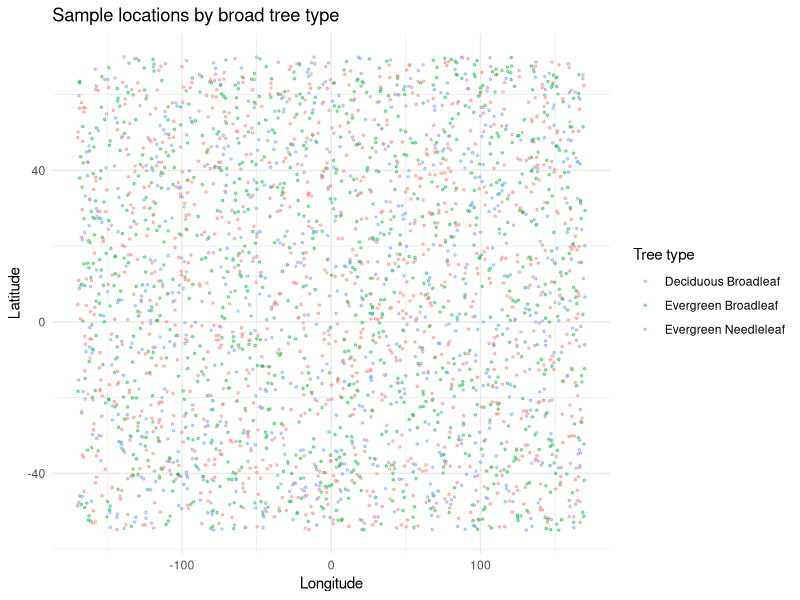
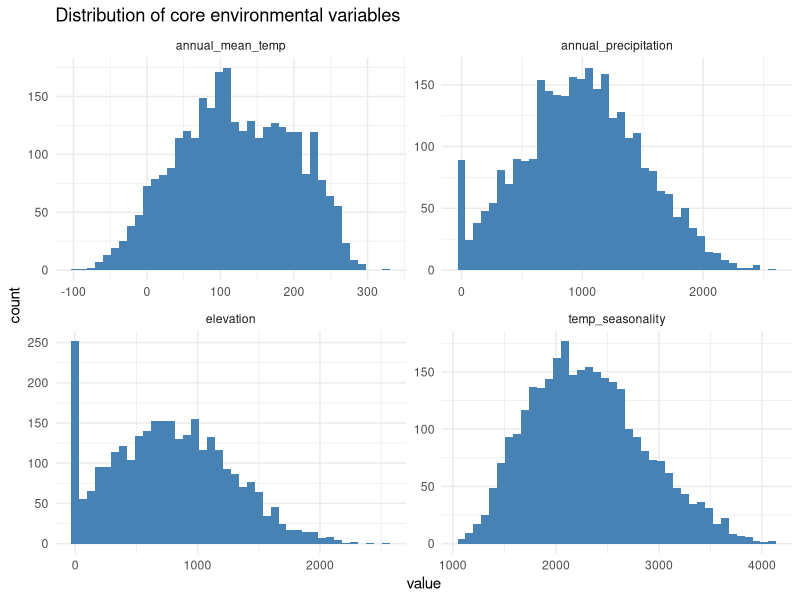
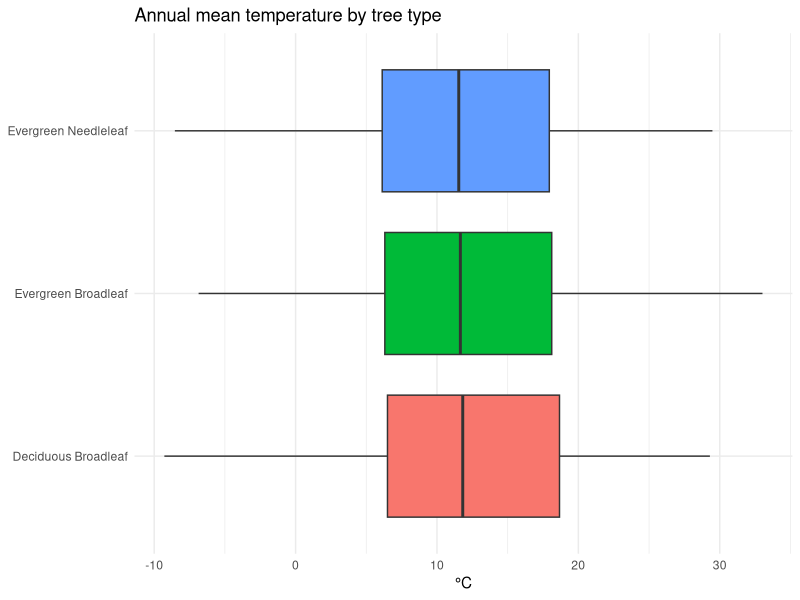
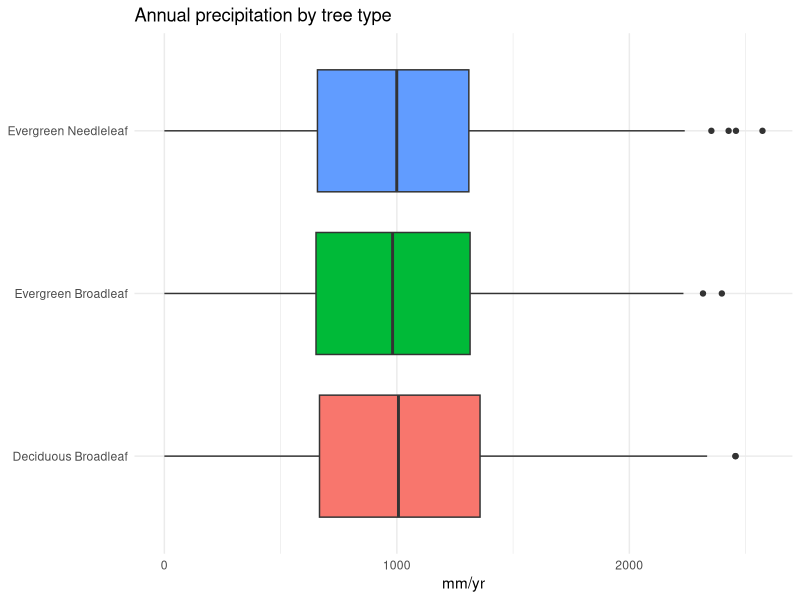
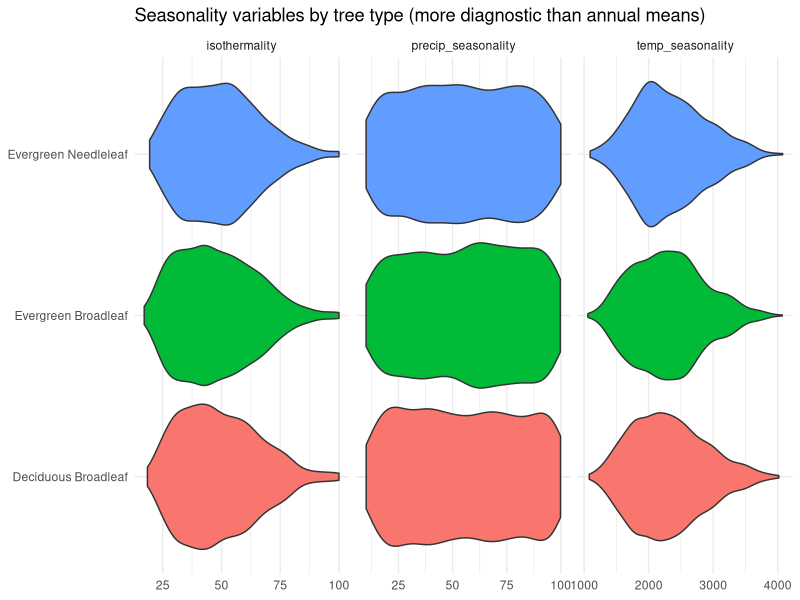
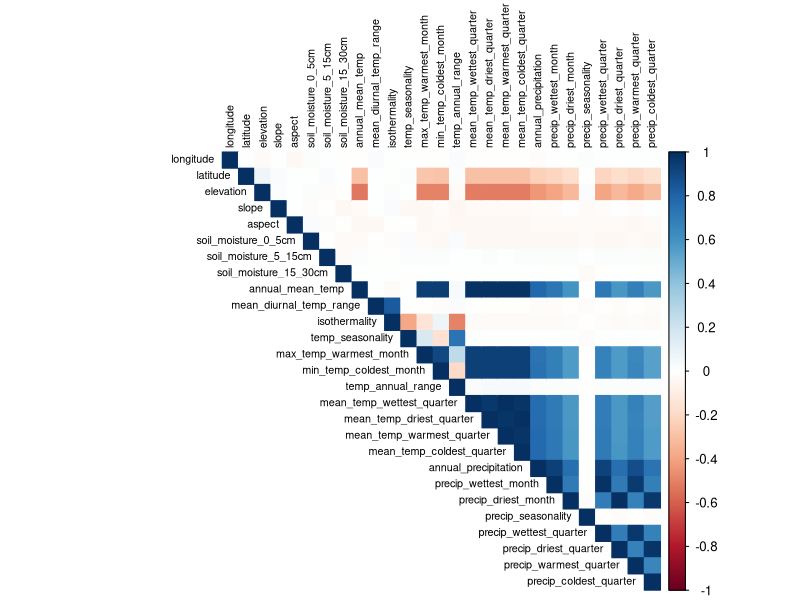
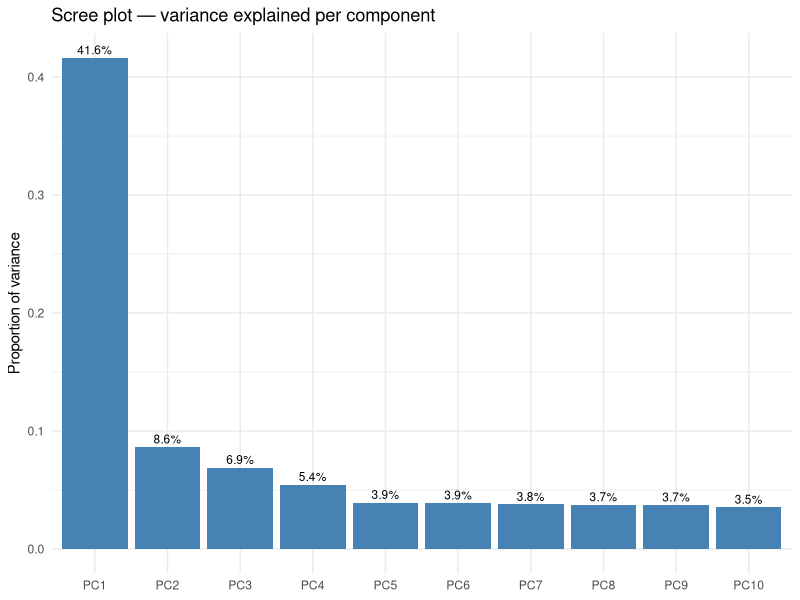
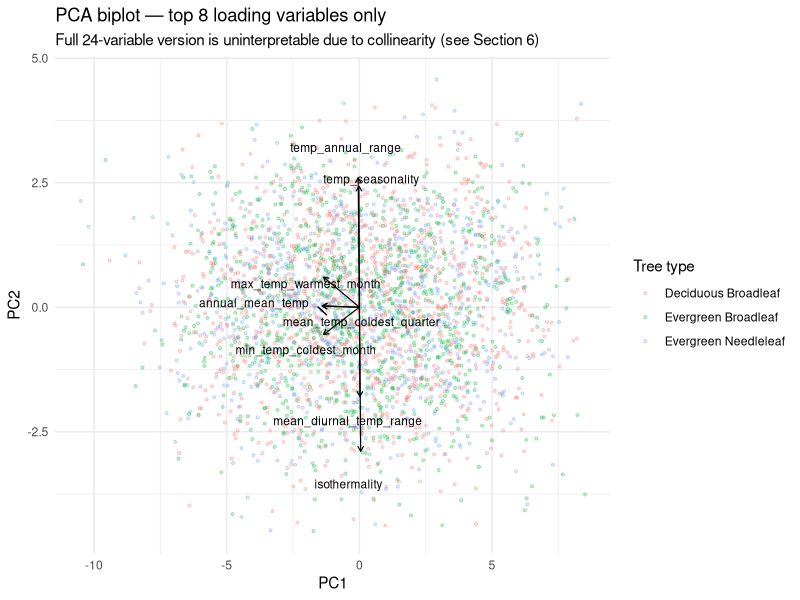

Source code (R) for these figures, in order:
## ---- chunk 1
library(jsonlite)
library(dplyr)
library(purrr)
library(tibble)
library(stringr)
library(ggplot2)
library(corrplot)
library(tidyr)

theme_set(theme_minimal())
## ---- chunk 2
#| echo: false
# Synthetic stand-in so this document renders end-to-end without the raw
# WebDataset tars on disk. Replace this chunk with the real loading chunk
# above when knitting against the actual data.
set.seed(42)
n <- 3000
families <- c("Rosaceae","Fabaceae","Pinaceae","Fagaceae","Betulaceae",
              "Salicaceae","Proteaceae","Araliaceae","Ulmaceae","Viburnaceae")
level0s <- c("Deciduous Broadleaf","Evergreen Broadleaf","Evergreen Needleleaf")

lat <- runif(n, -55, 70)
lon <- runif(n, -170, 170)
elev <- pmax(0, rnorm(n, 600, 500) + abs(lat) * 5)
temp_base <- 28 - 0.35 * abs(lat) - 0.006 * elev
bio01 <- (temp_base + rnorm(n, 0, 1.5)) * 10
bio06 <- bio01 - runif(n, 60, 150)
bio05 <- bio01 + runif(n, 60, 150)
bio10 <- bio01 + runif(n, 20, 60)
bio11 <- bio01 - runif(n, 20, 60)
bio04 <- (bio05 - bio06) * runif(n, 8, 14)
bio02 <- runif(n, 50, 150)
bio03 <- pmin(100, 100 * bio02 / (bio05 - bio06 + 1))
bio07 <- bio05 - bio06
precip_base <- pmax(0, 1800 - 18 * abs(lat) - 0.3 * elev + rnorm(n, 0, 300))
bio12 <- precip_base
bio13 <- bio12 * runif(n, 0.12, 0.22)
bio14 <- bio12 * runif(n, 0.01, 0.05)
bio16 <- bio13 * runif(n, 2.2, 2.8)
bio17 <- bio14 * runif(n, 2.2, 2.8)
bio15 <- runif(n, 10, 100)
bio08 <- bio10 + rnorm(n, 0, 10); bio09 <- bio11 + rnorm(n, 0, 10)
bio18 <- bio16 * runif(n, 0.7, 1.1); bio19 <- bio17 * runif(n, 0.7, 1.1)

df <- tibble(
  key = sprintf("%06d", seq_len(n)),
  level0 = sample(level0s, n, replace = TRUE,
                   prob = c(0.4, 0.35, 0.25)),
  family = sample(families, n, replace = TRUE),
  genus = paste0(substr(family, 1, 4), sample(1:8, n, replace = TRUE)),
  species = paste(genus, sample(letters[1:12], n, replace = TRUE)),
  longitude = lon, latitude = lat,
  elevation = elev,
  slope = pmax(0, rnorm(n, 8, 6)),
  aspect = sample(c(0:359, NA), n, replace = TRUE, prob = c(rep(1, 360), 15)),
  soil_moisture_0_5cm = pmax(0, rnorm(n, 25, 8)),
  soil_moisture_5_15cm = pmax(0, rnorm(n, 27, 8)),
  soil_moisture_15_30cm = pmax(0, rnorm(n, 29, 8)),
  bio01 = bio01, bio02 = bio02, bio03 = bio03, bio04 = bio04, bio05 = bio05,
  bio06 = bio06, bio07 = bio07, bio08 = bio08, bio09 = bio09, bio10 = bio10,
  bio11 = bio11, bio12 = bio12, bio13 = bio13, bio14 = bio14, bio15 = bio15,
  bio16 = bio16, bio17 = bio17, bio18 = bio18, bio19 = bio19
)
## ---- chunk 3
miss <- colSums(is.na(df)) |> sort(decreasing = TRUE)
miss[miss > 0]

complete_frac <- mean(complete.cases(df))
complete_frac
## ---- chunk 4
df <- df |>
  rename(
    annual_mean_temp          = bio01,
    mean_diurnal_temp_range   = bio02,
    isothermality              = bio03,
    temp_seasonality           = bio04,
    max_temp_warmest_month     = bio05,
    min_temp_coldest_month     = bio06,
    temp_annual_range          = bio07,
    mean_temp_wettest_quarter  = bio08,
    mean_temp_driest_quarter   = bio09,
    mean_temp_warmest_quarter  = bio10,
    mean_temp_coldest_quarter  = bio11,
    annual_precipitation       = bio12,
    precip_wettest_month       = bio13,
    precip_driest_month        = bio14,
    precip_seasonality         = bio15,
    precip_wettest_quarter     = bio16,
    precip_driest_quarter      = bio17,
    precip_warmest_quarter     = bio18,
    precip_coldest_quarter     = bio19
  )
## ---- chunk 5
ggplot(df, aes(longitude, latitude, color = level0)) +
  geom_point(alpha = 0.4, size = 0.6) +
  labs(title = "Sample locations by broad tree type",
       color = "Tree type", x = "Longitude", y = "Latitude")
## ---- chunk 6
df |>
  select(annual_mean_temp, annual_precipitation, temp_seasonality, elevation) |>
  pivot_longer(everything(), names_to = "variable", values_to = "value") |>
  ggplot(aes(value)) +
  geom_histogram(bins = 40, fill = "steelblue") +
  facet_wrap(~variable, scales = "free") +
  labs(title = "Distribution of core environmental variables")
## ---- chunk 7
ggplot(df, aes(level0, annual_mean_temp / 10, fill = level0)) +
  geom_boxplot(show.legend = FALSE) +
  coord_flip() +
  labs(title = "Annual mean temperature by tree type", y = "°C", x = NULL)

ggplot(df, aes(level0, annual_precipitation, fill = level0)) +
  geom_boxplot(show.legend = FALSE) +
  coord_flip() +
  labs(title = "Annual precipitation by tree type", y = "mm/yr", x = NULL)
## ---- chunk 8
df |>
  select(level0, temp_seasonality, isothermality, precip_seasonality) |>
  pivot_longer(-level0, names_to = "variable", values_to = "value") |>
  ggplot(aes(level0, value, fill = level0)) +
  geom_violin(show.legend = FALSE) +
  coord_flip() +
  facet_wrap(~variable, scales = "free_x") +
  labs(title = "Seasonality variables by tree type (more diagnostic than annual means)",
       x = NULL, y = NULL)
## ---- chunk 9
# Quantify separation instead of eyeballing overlapping boxes — with
# n in the thousands, even visually subtle shifts can be statistically
# significant without being practically large.
vars_to_test <- c("annual_mean_temp", "annual_precipitation",
                   "temp_seasonality", "isothermality", "precip_seasonality")

purrr::map_dfr(vars_to_test, function(v) {
  kt <- kruskal.test(reformulate("level0", v), data = df)
  tibble(variable = v, kruskal_p = kt$p.value, statistic = unname(kt$statistic))
})
## ---- chunk 10
aux_corr <- df |> select(where(is.numeric)) |> na.omit()
cor_mat <- cor(aux_corr, method = "pearson")

corrplot(cor_mat, method = "color", type = "upper",
         tl.cex = 0.65, tl.col = "black")

cor_long <- as.data.frame(as.table(cor_mat)) |>
  filter(as.character(Var1) < as.character(Var2)) |>
  mutate(abs_corr = abs(Freq)) |>
  arrange(desc(abs_corr))

high_corr <- cor_long |> filter(abs_corr > 0.9)
high_corr
## ---- chunk 11
pca_data <- df |>
  select(longitude, latitude, elevation, slope, aspect,
         starts_with("soil_moisture"),
         annual_mean_temp, mean_diurnal_temp_range, isothermality,
         temp_seasonality, max_temp_warmest_month, min_temp_coldest_month,
         temp_annual_range, mean_temp_wettest_quarter, mean_temp_driest_quarter,
         mean_temp_warmest_quarter, mean_temp_coldest_quarter,
         annual_precipitation, precip_wettest_month, precip_driest_month,
         precip_seasonality, precip_wettest_quarter, precip_driest_quarter,
         precip_warmest_quarter, precip_coldest_quarter) |>
  na.omit()

pca <- prcomp(pca_data, center = TRUE, scale. = TRUE)
summary(pca)$importance[, 1:5]
## ---- chunk 12
var_explained <- (pca$sdev^2 / sum(pca$sdev^2))[1:10]
tibble(PC = factor(paste0("PC", 1:10), levels = paste0("PC", 1:10)),
       variance = var_explained) |>
  ggplot(aes(PC, variance)) +
  geom_col(fill = "steelblue") +
  geom_text(aes(label = scales::percent(variance, accuracy = 0.1)), vjust = -0.4, size = 3) +
  labs(title = "Scree plot — variance explained per component",
       y = "Proportion of variance", x = NULL)
## ---- chunk 13
loadings_all <- as.data.frame(pca$rotation[, 1:2]) |>
  mutate(variable = rownames(pca$rotation),
         magnitude = sqrt(PC1^2 + PC2^2)) |>
  arrange(desc(magnitude))

loadings_all |> select(variable, PC1, PC2, magnitude) |> head(10)
## ---- chunk 14
#| fig-width: 8
#| fig-height: 6
# install.packages("ggrepel")
library(ggrepel)

pca_scores <- as.data.frame(pca$x) |>
  bind_cols(df |> select(level0, family, genus, species) |>
              slice(as.numeric(rownames(pca_data))))

# Only label the top-8 variables by combined PC1/PC2 loading magnitude,
# and only after de-duplicating near-identical directions (correlated
# variables point the same way, so showing all of them adds clutter, not
# information).
top_loadings <- loadings_all |> slice_head(n = 8)
arrow_scale <- 5

ggplot(pca_scores, aes(PC1, PC2, color = level0)) +
  geom_point(alpha = 0.25, size = 0.8) +
  geom_segment(data = top_loadings,
               aes(x = 0, y = 0, xend = PC1 * arrow_scale, yend = PC2 * arrow_scale),
               inherit.aes = FALSE, arrow = arrow(length = unit(0.15, "cm")),
               color = "black", linewidth = 0.4) +
  ggrepel::geom_text_repel(data = top_loadings,
            aes(x = PC1 * arrow_scale * 1.15, y = PC2 * arrow_scale * 1.15,
                label = variable),
            inherit.aes = FALSE, size = 3, max.overlaps = 20) +
  labs(title = "PCA biplot — top 8 loading variables only",
       subtitle = "Full 24-variable version is uninterpretable due to collinearity (see Section 6)",
       color = "Tree type")
## ---- chunk 15
# A density/contour view per class is often more honest than overplotted
# colored points when classes overlap heavily (see Section 5 findings).
ggplot(pca_scores, aes(PC1, PC2)) +
  geom_density_2d_filled(alpha = 0.7, show.legend = FALSE) +
  facet_wrap(~level0) +
  labs(title = "PC1/PC2 density by tree type")
## ---- chunk 16
library(Rtsne)
# install.packages("uwot")
library(uwot)

# Subsample for speed on larger eval splits; drop this if pca_data is
# already small (e.g. the 90-species eval set).
set.seed(123)
sample_idx <- sample(nrow(pca_data), min(5000, nrow(pca_data)))
tsne_input <- pca_data[sample_idx, ]
tsne_data <- scale(tsne_input)

tsne <- Rtsne(tsne_data, dims = 2, perplexity = 30, theta = 0.5,
              pca = TRUE, check_duplicates = FALSE)

set.seed(123)
umap_coords <- umap(tsne_data, n_neighbors = 30, min_dist = 0.1)

meta <- df |> select(level0, family, genus, species) |>
  slice(as.numeric(rownames(pca_data))) |>
  slice(sample_idx)

tsne_plot <- as.data.frame(tsne$Y) |> setNames(c("TSNE1", "TSNE2")) |>
  bind_cols(as.data.frame(umap_coords) |> setNames(c("UMAP1", "UMAP2"))) |>
  bind_cols(meta)

ggplot(tsne_plot, aes(TSNE1, TSNE2, color = level0)) +
  geom_point(alpha = 0.5, size = 1) +
  labs(title = "t-SNE of auxiliary environmental variables", color = "Tree type")

ggplot(tsne_plot, aes(UMAP1, UMAP2, color = level0)) +
  geom_point(alpha = 0.5, size = 1) +
  labs(title = "UMAP of auxiliary environmental variables", color = "Tree type")

# Fairer test: color by the most frequent families instead of the 3 coarse
# level0 classes, since level0 has already shown weak climate separation.
top_families <- tsne_plot |> count(family, sort = TRUE) |> slice_head(n = 6) |> pull(family)

tsne_plot |>
  filter(family %in% top_families) |>
  ggplot(aes(UMAP1, UMAP2, color = family)) +
  geom_point(alpha = 0.6, size = 1) +
  labs(title = "UMAP colored by top 6 families", color = "Family")
## ---- chunk 17
family_niche <- df |>
  filter(family %in% top_families) |>
  group_by(family) |>
  summarise(
    n = n(),
    mean_temp_C = mean(annual_mean_temp / 10, na.rm = TRUE),
    sd_temp_C = sd(annual_mean_temp / 10, na.rm = TRUE),
    mean_precip_mm = mean(annual_precipitation, na.rm = TRUE),
    sd_precip_mm = sd(annual_precipitation, na.rm = TRUE),
    mean_temp_seasonality = mean(temp_seasonality, na.rm = TRUE)
  ) |>
  arrange(desc(sd_temp_C))   # widest niche breadth first

family_niche
